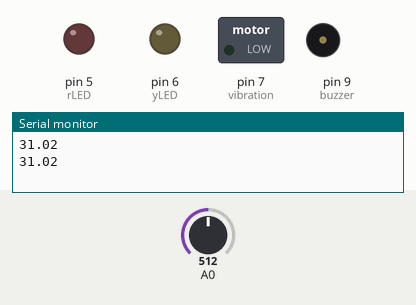
Bench run of a sketch on a simulated Arduino Uno, built with avr-gcc and run on an emulated ATmega328P. Parts: switched loads named in the sketch (green lamp = pin HIGH), output pins drawn as LEDs (lit = HIGH), buzzer (waves = sounding), the last lines printed to the serial monitor. Dashed ring = blinking. Inputs (shaded band) come from the test bench; at power-on: A0 = 512.

Above: at 1.8 s.
1.9 s: A0 set to 543
3.4 s: A0 set to 569
At 4.12 s:
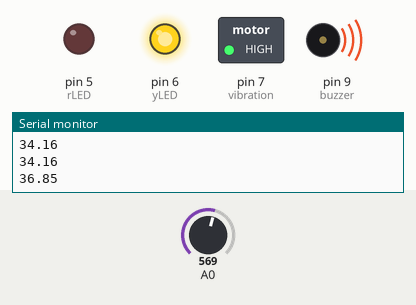
7.5 s: A0 set to 609
At 9.05 s:
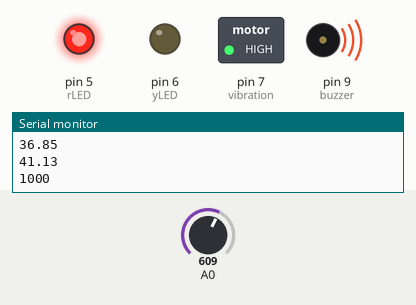
11.6 s: A0 set to 511
At 12.6 s:
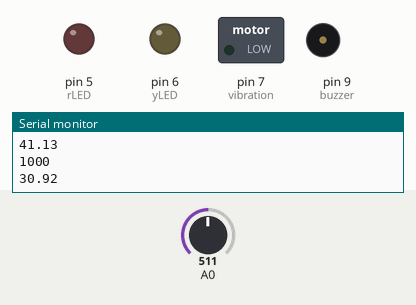
Timing chart, 0 to 14.1 s (numbered marks = the images above; inputs shaded):
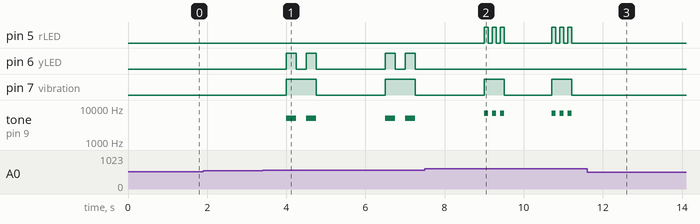

The sketch:

steadymate.ino
```cpp
/*
CIPA Bracelet, Kelvin Cui 2019
*/

#include <SoftwareSerial.h>

int rLED = 5;
int yLED = 6;

int buzzer = 9;

int thermistor = 0;

int vibration = 7;
String input;
float T;


void setup() {
  pinMode(rLED,OUTPUT);
  pinMode(yLED,OUTPUT);
  pinMode(buzzer,OUTPUT);
  pinMode(vibration,OUTPUT);
  Serial.begin(9600);


}

void loop() {
  T = thermistorRead(thermistor);
  Serial.println(T);
  if ((T > 36) and (T <= 40)) {
    caution();
  }
  else if (T > 40) {
    Serial.println(1000);
    critical();
  }
  delay(1000);

}


void caution(){
  analogWrite(yLED,255);
  digitalWrite(vibration,HIGH);
  tone(buzzer,5000);
  delay(250);

  analogWrite(yLED,0);

  noTone(buzzer);
  delay(250);

  analogWrite(yLED,255);
  tone(buzzer,5000);
  delay(250);

  analogWrite(yLED,0);
  digitalWrite(vibration,LOW);
  noTone(buzzer);
  delay(750);

}

void critical() {
  analogWrite(rLED,255);
  digitalWrite(vibration,HIGH);
  tone(buzzer,7000);
  delay(100);

  analogWrite(rLED,0);
  noTone(buzzer);
  delay(100);

  analogWrite(rLED,255);
  tone(buzzer,7000);
  delay(100);

  analogWrite(rLED,0);
  noTone(buzzer);
  delay(100);

  analogWrite(rLED,255);
  tone(buzzer,7000);
  delay(100);

  analogWrite(rLED,0);
  noTone(buzzer);
  digitalWrite(vibration,LOW);
  delay(200);


}

float thermistorRead(int Tpin) {
  int Vo;
  float logRt,Rt,T;
  float R = 9870; // fixed resistance, measured with multimeter
// c1, c2, c3 are calibration coefficients for a particular thermistor
  float c1 = 1.009249522e-03, c2 = 2.378405444e-04, c3 = 2.019202697e-07;
  Vo = analogRead(Tpin);
  Rt = R*( 1024.0 / float(Vo) - 1.0 );
  logRt = log(Rt);
  T = ( 1.0 / (c1 + c2*logRt + c3*logRt*logRt*logRt ) ) - 267.15;
return T;
}
```

Measured:
- the behaviour switches between 560 and 561 on A0 (found by bisection; images 0 and 1)
- the behaviour switches between 598 and 599 on A0 (found by bisection; images 1 and 2)
- after the input at 3.4 s, pin 6 (yLED): LOW → HIGH after 0.60 s, → LOW 0.25 s later, → HIGH 0.25 s later, → LOW 0.25 s later, … (8 changes in this stretch); pin 7 (vibration): alternates HIGH for 0.75 s and LOW for 1.8 s, starting after 0.60 s
- after the input at 7.5 s, pin 5 (rLED): LOW → HIGH after 1.5 s, → LOW 0.10 s later, → HIGH 0.10 s later, → LOW 0.10 s later, … (12 changes in this stretch); pin 6 (yLED): stops changing and stays LOW
- after the input at 11.6 s, pin 5 (rLED): stops changing and stays LOW; pin 7 (vibration): stays LOW (without the input it goes to HIGH after 0.81 s); tone on pin 9 (buzzer): stops changing and stays silent
